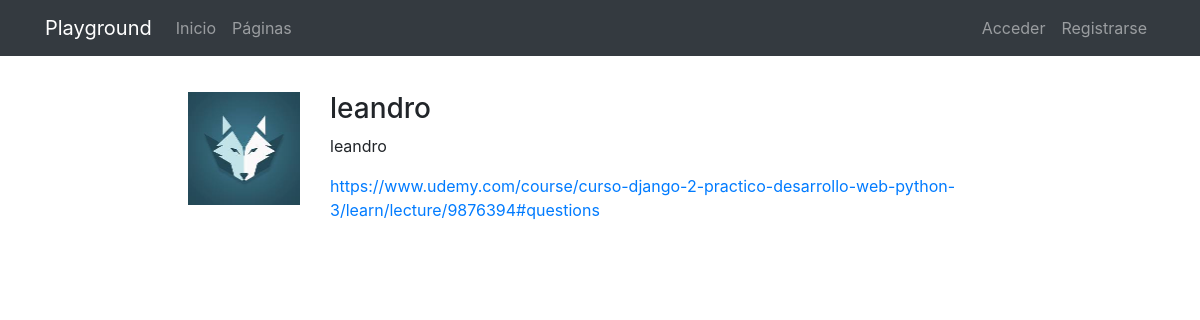
Screenshot of /profiles/leandro/ with the database file from the repository.
### applications/registration/models.py (models this page shows)
class Profile(models.Model):
    user = models.OneToOneField(User, on_delete=models.CASCADE)
    avatar = models.ImageField(upload_to='profiles', null=True, blank=True)
    bio = models.TextField(null=True, blank=True)
    link = models.URLField(max_length=200, null=True, blank=True)
    class Meta:
        ordering = ['user__username']

### applications/profiles/views.py (the view)
# urls.py: path('<username>/', ProfileDetailView.as_view(), name='detail'),
class ProfileDetailView(DetailView):
    model = Profile
    template_name = 'profiles/profile_detail.html'
    def get_object(self):
        return get_object_or_404(Profile, user__username=self.kwargs['username'])

### templates/profiles/profile_detail.html (shortened to what this page needs)
{% extends 'base.html' %}
{% load static %}
{% block content %}
<main role="main">
  <div class="container">
    <div class="row mt-3">
      <div class="col-md-9 mx-auto mb-5">
        <form action="" method="post" enctype="multipart/form-data">{% csrf_token %}
          <div class="row">
            <div class="col-md-2">
              {% if profile.avatar %}
                <img src="{{profile.avatar.url}}" class="img-fluid">
              {% else %}
                <img src="{% static 'registration/img/no-avatar.jpg' %}" class="img-fluid">
              {% endif %}
            </div>
            <div class="col-md-10">
              <h3>{{profile.user}}</h3>
              {% if profile.bio %}<p>{{profile.bio}}</p>{% endif %}
              {% if profile.link %}<p><a href="{{profile.link}}" target="_blank">{{profile.link}}</a></p>{% endif %}
            </div>
          </div>
        </form>
      </div>
    </div>
  </div>
</main>
{% endblock %}

### applications/core/static/core/css/main.css (style rules this page uses)
main { padding-top: 20px; }
:root { --jumbotron-padding-y: 3rem; }

### rows the page displays
Profile: avatar (picture), user "leandro", bio "leandro", link "https://www.udemy.com/course/curso-django-2-practico-desarrollo-web-python-3/learn/lecture/9876394#questions"
